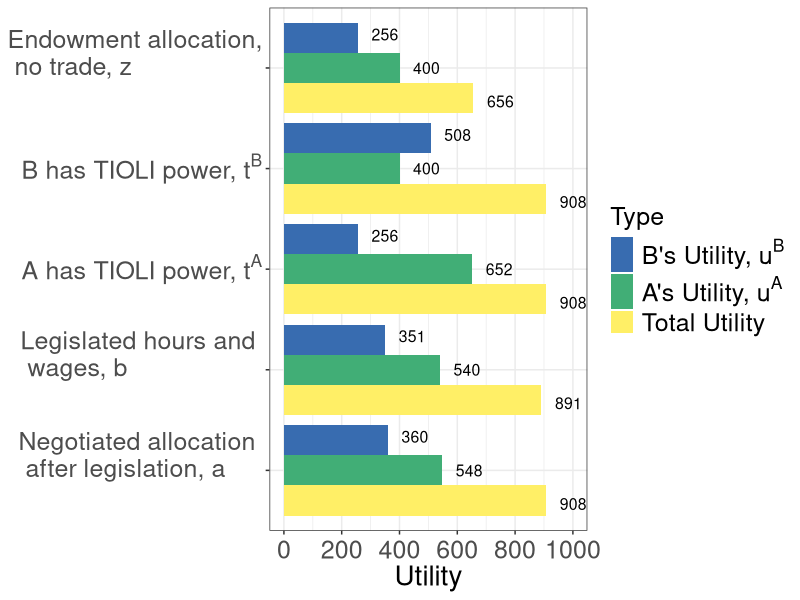
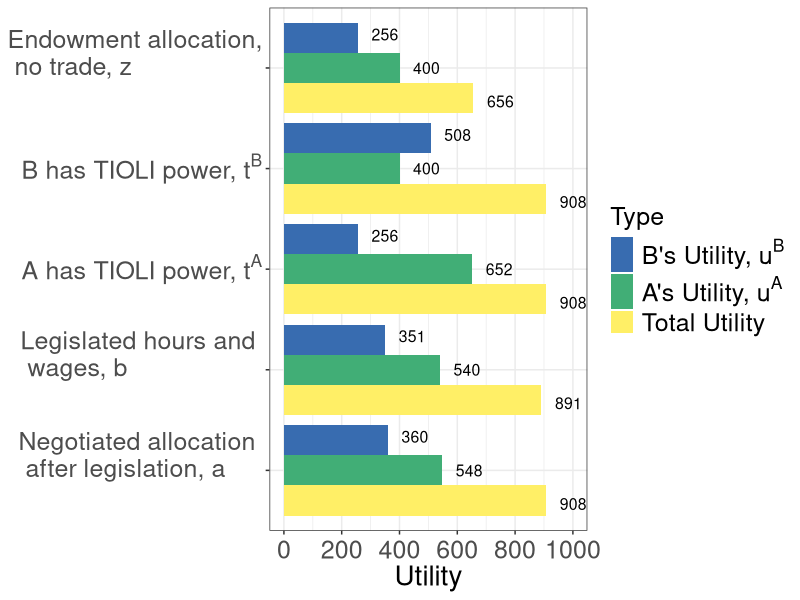

These charts were generated, in order, by the following R code:
library(tidyverse)
ua <- c(400, 652, 400, 540, 548)
ub <- c(256, 256, 508, 351, 360)
point <- c("z", "ta", "tb", "b", "a")
totalu <- c(656, 908, 908, 891, 908)
df <- tibble(point, ua, ub, totalu)
dfnar <- 
  df %>% 
  gather(type, Utility, -point) %>% 
  arrange(point)
xaxislabs <- c("a",  "b",  expression(paste(t^A)), expression(paste(t^B)), "z")
x1 <- c("Endowment allocation,\n no trade, z")
x2 <- c(expression(paste("A has TIOLI power, ", t^A)))
x3 <- c(expression(paste("B has TIOLI power, ", t^B)))
x5 <- c("Negotiated allocation \n after legislation, a")
dfplot <-
  dfnar %>%
  mutate(point = factor(point, levels = c("z", "ta", "tb", "b", "a")),
         type = factor(type, levels = c("ub","ua", "totalu")))

plot1 <- dfnar %>% 
  ggplot(aes(x = point, y = Utility)) +
  geom_bar(aes(group = type, fill = type), stat = "identity", position = position_dodge()) + 
  #geom_text(aes(x=point,y=Utility,label=Utility),vjust=90) + 
  #geom_text(aes(x = point, y = Utility, label = Utility)) +
  #scale_x_discrete(labels = xaxislabs) + 
  scale_x_discrete(labels=c("z" = x1, "ta" = x2,
                            "tb" = x3, "b" = "Legislated hours and \n wages, b", "a" = x5)) +
  scale_y_continuous(breaks = seq(0,1000,200),
                   labels = seq(0,1000,200),
                   limits = c(0,1000)) +
  scale_fill_manual(values=c("#386cb0","#41AE76","#FFEF66"), 
                    name = "Type",
                    breaks = c("ub", "ua", "totalu"), 
                    labels = c(expression(paste("B's Utility, ", u^B)), expression(paste("A's Utility, ", u^A)), paste("Total Utility")))+
  #xlab("Point in the Edgeworth Box") + 
  theme_bw() +
  theme(legend.position = "right",
        legend.text.align = 0,
        axis.title = element_text(size = 20),
        axis.title.y = element_blank(),
        axis.text.y = element_text(size = 18),
        #legend.title = element_text(size = 16),
        legend.text = element_text(size = 18),
        legend.title = element_text(size = 18),
        axis.text.x  = element_text(vjust = 0.5, size = 18)) + 
  geom_text(
    aes(x = point, y = Utility, label = Utility, group = type), 
    hjust = -0.5, size = 4,
    position = position_dodge(width = 1),
    inherit.aes = TRUE
  ) + 
  coord_flip() 
plot1 



ggsave("property/unions_bargraph.pdf", plot1, width = 10, height = 7)

# scale_fill_discrete(name = "", 
#                     breaks = c("ua", "ub", "totalu"), 
#                     labels = c(expression(paste("A's Utility, ", u^A)), expression(paste("B's Utility, ",u^B), "Total Utility"))
# ) +
#   scale_color_discrete(name = "", 
#                        breaks = c("ua", "ub", "totalu"), 
#                        labels = c(expression(paste("A's Utility, ", u^A)), expression(paste("B's Utility, ",u^B), "Total Utility"))
#   ) +
